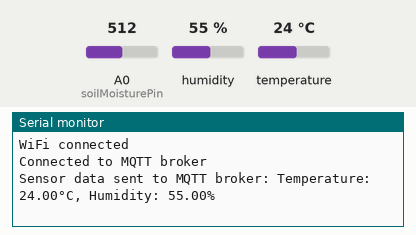
This sketch was run on a simulated Arduino MKR. On the bench: the last lines printed to the serial monitor. Inputs (shaded band) come from the test bench; at power-on: humidity 55 %, temperature 24 °C, A0 (soilMoisturePin) = 512. WiFi joins after 1.5 s; servers stay silent unless stated; no MQTT or app messages arrive unless stated.

Above: at 2.7 s.
2.8 s: humidity set to 22 %
At 4.1 s:
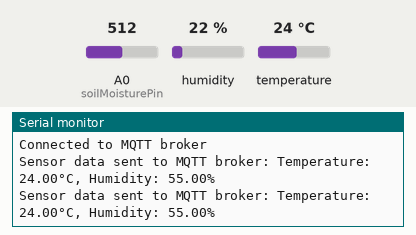
4.3 s: temperature set to 12 °C
At 5.7 s:
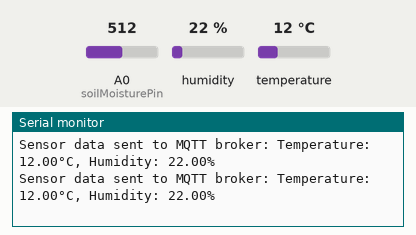
5.8 s: humidity set to 40 %
At 7.4 s:
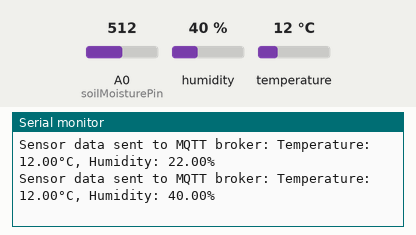
Timing chart, 0 to 8.9 s (numbered marks = the images above; inputs shaded):
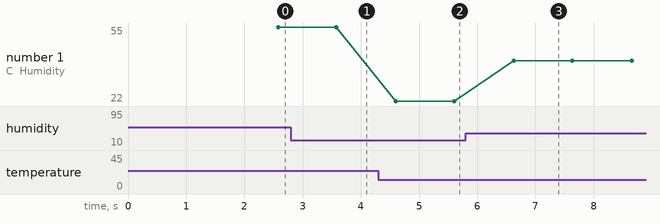

Measured:
- after the input at 4.3 s, the serial monitor: prints a new line after 0.30 s (image 2)
- after the input at 5.8 s, the serial monitor: prints a new line after 0.83 s (image 3)
- plotted number 1: 22 → 40 after the input at 5.8 s

The sketch:

Senseor_Node.ino
```cpp
#include <WiFiNINA.h>          // Required for WiFi connectivity
#include <PubSubClient.h>      // Required for MQTT functionality
#include <DHT.h>               // Required for DHT sensor

// WiFi settings
const char* ssid = "Vodafone-2CB8";
const char* password = "CLc7aeMcPh76amHJ";

const int soilMoisturePin = A0;
const int DHTPin = 2;      // Pin connected to the DHT sensor
const int DHTType = DHT11; // Type of the DHT sensor (DHT11 or DHT22)

// MQTT broker settings
const char* mqtt_server = "192.168.0.110";
const int mqtt_port = 1883;   // Default MQTT port
const char* mqtt_username = "teamd";
const char* mqtt_password = "TeamD2023";
const char* topic = "test";

// WiFi and MQTT client instances
WiFiClient wifiClient;
PubSubClient mqttClient(wifiClient);

// DHT sensor instance
DHT dht(DHTPin, DHTType);

// Callback function when MQTT client receives a message
void callback(char* topic, byte* payload, unsigned int length) {
  /* Handle received message
  Serial.print("Received message: ");
  for (int i = 0; i < length; i++) {
    Serial.print((char)payload[i]);
  }
  Serial.println(); */
}

void setup() {
  // Initialize serial communication
  Serial.begin(9600);

  // Connect to WiFi
  WiFi.begin(ssid, password);
  while (WiFi.status() != WL_CONNECTED) {
    delay(500);
    Serial.print(".");
  }
  Serial.println();
  Serial.println("WiFi connected");

  // Set MQTT server and callback function
  mqttClient.setServer(mqtt_server, mqtt_port);
  mqttClient.setCallback(callback);

  // Connect to MQTT broker
  if (mqttClient.connect("ArduinoClient", mqtt_username, mqtt_password)) {
    Serial.println("Connected to MQTT broker");
    mqttClient.subscribe(topic);
  } else {
    Serial.println("Failed to connect to MQTT broker");
  }

  // Initialize DHT sensor
  dht.begin();
}

void loop() {
  if (WiFi.status() == WL_CONNECTED && mqttClient.connected()) {
    // Reconnect to MQTT broker if disconnected
    if (!mqttClient.connected()) {
      if (mqttClient.connect("ArduinoClient", mqtt_username, mqtt_password)) {
        Serial.println("Reconnected to MQTT broker");
        mqttClient.subscribe(topic);
      } else {
        Serial.println("Failed to reconnect to MQTT broker");
      }
    }
  } else {
    // Reconnect to WiFi and MQTT broker if disconnected
    if (WiFi.status() != WL_CONNECTED) {
      WiFi.begin(ssid, password);
      while (WiFi.status() != WL_CONNECTED) {
        delay(500);
        Serial.print(".");
      }
      Serial.println();
      Serial.println("WiFi reconnected");
    }
    if (!mqttClient.connected()) {
      if (mqttClient.connect("ArduinoClient", mqtt_username, mqtt_password)) {
        Serial.println("Reconnected to MQTT broker");
        mqttClient.subscribe(topic);
      } else {
        Serial.println("Failed to reconnect to MQTT broker");
      }
    }
  }

  mqttClient.publish(topic, ("Soil Moisture: " + String(readSoilMoisture()) + "%").c_str());
  delay(1000);

  float humidity = dht.readHumidity();
  float temperature = dht.readTemperature();

  if (!isnan(humidity) && !isnan(temperature)) {
    String sensorData = "Temperature: " + String(temperature) + "°C, Humidity: " + String(humidity) + "%";
    mqttClient.publish(topic, sensorData.c_str());
    Serial.println("Sensor data sent to MQTT broker: " + sensorData);
  }

  // Maintain MQTT connection and handle incoming messages
  mqttClient.loop();
}

int readSoilMoisture() {
  int soilMoistureValue = analogRead(soilMoisturePin);
  int moisturePercentage = map(soilMoistureValue, 0, 1023, 0, 100);
  return moisturePercentage;
}
```
